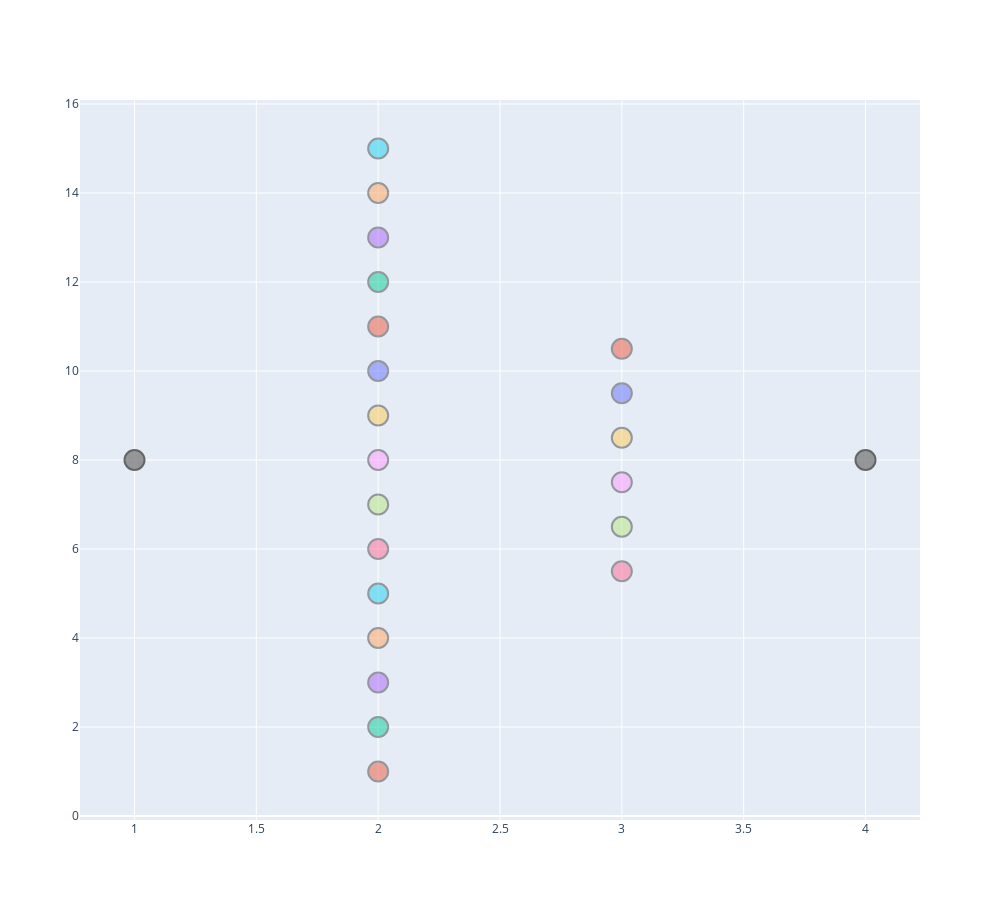

Notebook cell for this chart:
### Code cell
N = 6                         # number of teams

fig = go.Figure()

fig.update_layout(
    height = 900,
    width = 1000
)

# source 

fig.add_trace(go.Scatter(x=[1], y=[(comb(N,2)+1)/2], mode='markers' ,marker=dict(size=20, color='gray', line=dict(width = 2)), opacity=0.8, showlegend=False))

# team matches

yval = 1
for t1 in range(N):
    for t2 in range(t1+1,N):
        fig.add_trace(go.Scatter(x=[2],y=[yval], mode='markers' ,marker=dict(size=20, line=dict(width = 2)), opacity=0.5, showlegend=False))
        yval += 1

# teams

yval = (comb(N,2)+1)/2 - (N-1)/2
for t1 in range(N):
    fig.add_trace(go.Scatter(x=[3],y=[yval], mode='markers' ,marker=dict(size=20, line=dict(width = 2)), opacity=0.5, showlegend=False))
    yval += 1


# sink

fig.add_trace(go.Scatter(x=[4], y=[(comb(N,2)+1)/2], mode='markers' ,marker=dict(size=20, color='gray', line=dict(width = 2)), opacity=0.8, showlegend=False))

fig.show()

### Figure 1 — Plotly figure (JSON) as saved in the notebook; plotly's stock layout.template omitted (floating-point values rounded to 4 significant figures)
{"data": [{"marker": {"color": "gray", "line": {"width": 2}, "size": 20}, "mode": "markers", "opacity": 0.8, "showlegend": false, "type": "scatter", "x": [1], "y": [8]}, {"marker": {"line": {"width": 2}, "size": 20}, "mode": "markers", "opacity": 0.5, "showlegend": false, "type": "scatter", "x": [2], "y": [1]}, {"marker": {"line": {"width": 2}, "size": 20}, "mode": "markers", "opacity": 0.5, "showlegend": false, "type": "scatter", "x": [2], "y": [2]}, {"marker": {"line": {"width": 2}, "size": 20}, "mode": "markers", "opacity": 0.5, "showlegend": false, "type": "scatter", "x": [2], "y": [3]}, {"marker": {"line": {"width": 2}, "size": 20}, "mode": "markers", "opacity": 0.5, "showlegend": false, "type": "scatter", "x": [2], "y": [4]}, {"marker": {"line": {"width": 2}, "size": 20}, "mode": "markers", "opacity": 0.5, "showlegend": false, "type": "scatter", "x": [2], "y": [5]}, {"marker": {"line": {"width": 2}, "size": 20}, "mode": "markers", "opacity": 0.5, "showlegend": false, "type": "scatter", "x": [2], "y": [6]}, {"marker": {"line": {"width": 2}, "size": 20}, "mode": "markers", "opacity": 0.5, "showlegend": false, "type": "scatter", "x": [2], "y": [7]}, {"marker": {"line": {"width": 2}, "size": 20}, "mode": "markers", "opacity": 0.5, "showlegend": false, "type": "scatter", "x": [2], "y": [8]}, {"marker": {"line": {"width": 2}, "size": 20}, "mode": "markers", "opacity": 0.5, "showlegend": false, "type": "scatter", "x": [2], "y": [9]}, {"marker": {"line": {"width": 2}, "size": 20}, "mode": "markers", "opacity": 0.5, "showlegend": false, "type": "scatter", "x": [2], "y": [10]}, {"marker": {"line": {"width": 2}, "size": 20}, "mode": "markers", "opacity": 0.5, "showlegend": false, "type": "scatter", "x": [2], "y": [11]}, {"marker": {"line": {"width": 2}, "size": 20}, "mode": "markers", "opacity": 0.5, "showlegend": false, "type": "scatter", "x": [2], "y": [12]}, {"marker": {"line": {"width": 2}, "size": 20}, "mode": "markers", "opacity": 0.5, "showlegend": false, "type": "scatter", "x": [2], "y": [13]}, {"marker": {"line": {"width": 2}, "size": 20}, "mode": "markers", "opacity": 0.5, "showlegend": false, "type": "scatter", "x": [2], "y": [14]}, {"marker": {"line": {"width": 2}, "size": 20}, "mode": "markers", "opacity": 0.5, "showlegend": false, "type": "scatter", "x": [2], "y": [15]}, {"marker": {"line": {"width": 2}, "size": 20}, "mode": "markers", "opacity": 0.5, "showlegend": false, "type": "scatter", "x": [3], "y": [5.5]}, {"marker": {"line": {"width": 2}, "size": 20}, "mode": "markers", "opacity": 0.5, "showlegend": false, "type": "scatter", "x": [3], "y": [6.5]}, {"marker": {"line": {"width": 2}, "size": 20}, "mode": "markers", "opacity": 0.5, "showlegend": false, "type": "scatter", "x": [3], "y": [7.5]}, {"marker": {"line": {"width": 2}, "size": 20}, "mode": "markers", "opacity": 0.5, "showlegend": false, "type": "scatter", "x": [3], "y": [8.5]}, {"marker": {"line": {"width": 2}, "size": 20}, "mode": "markers", "opacity": 0.5, "showlegend": false, "type": "scatter", "x": [3], "y": [9.5]}, {"marker": {"line": {"width": 2}, "size": 20}, "mode": "markers", "opacity": 0.5, "showlegend": false, "type": "scatter", "x": [3], "y": [10.5]}, {"marker": {"color": "gray", "line": {"width": 2}, "size": 20}, "mode": "markers", "opacity": 0.8, "showlegend": false, "type": "scatter", "x": [4], "y": [8]}], "layout": {"height": 900, "width": 1000}}
